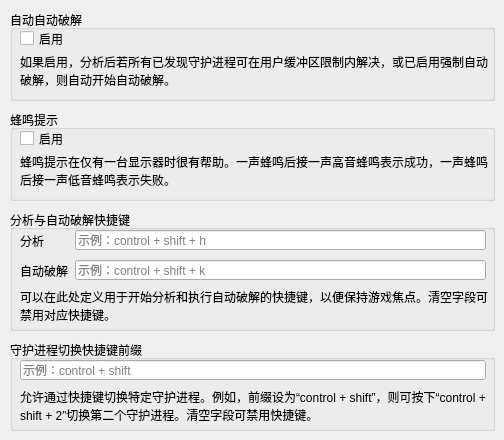
   <widget class="QWidget" name="interfaceTab">
    <attribute name="title">
     <string>界面</string>
    </attribute>
    <widget class="QGroupBox" name="groupBox">
     <property name="geometry">
      <rect>
       <x>10</x>
       <y>110</y>
       <width>485</width>
       <height>91</height>
      </rect>
     </property>
     <property name="title">
      <string>蜂鸣提示</string>
     </property>
     <widget class="QCheckBox" name="beepNotificationsCheckBox">
      <property name="geometry">
       <rect>
        <x>10</x>
        <y>20</y>
        <width>461</width>
        <height>17</height>
       </rect>
      </property>
      <property name="text">
       <string>启用</string>
      </property>
     </widget>
     <widget class="QLabel" name="label_11">
      <property name="geometry">
       <rect>
        <x>10</x>
        <y>30</y>
        <width>471</width>
        <height>61</height>
       </rect>
      </property>
      <property name="text">
       <string>蜂鸣提示在仅有一台显示器时很有帮助。一声蜂鸣后接一声高音蜂鸣表示成功，一声蜂鸣后接一声低音蜂鸣表示失败。</string>
      </property>
      <property name="textFormat">
       <enum>Qt::AutoText</enum>
      </property>
      <property name="wordWrap">
       <bool>true</bool>
      </property>
     </widget>
    </widget>
    <widget class="QGroupBox" name="groupBox_3">
     <property name="geometry">
      <rect>
       <x>10</x>
       <y>210</y>
       <width>485</width>
       <height>121</height>
      </rect>
     </property>
     <property name="title">
      <string>分析与自动破解快捷键</string>
     </property>
     <widget class="QLabel" name="label_2">
      <property name="geometry">
       <rect>
        <x>10</x>
        <y>70</y>
        <width>471</width>
        <height>51</height>
       </rect>
      </property>
      <property name="text">
       <string>可以在此处定义用于开始分析和执行自动破解的快捷键，以便保持游戏焦点。清空字段可禁用对应快捷键。</string>
      </property>
      <property name="wordWrap">
       <bool>true</bool>
      </property>
     </widget>
     <widget class="QLineEdit" name="analysisHotkeyLineEdit">
      <property name="geometry">
       <rect>
        <x>65</x>
        <y>20</y>
        <width>411</width>
        <height>20</height>
       </rect>
      </property>
      <property name="placeholderText">
       <string>示例：control + shift + h</string>
      </property>
     </widget>
     <widget class="QLineEdit" name="autohackHotkeyLineEdit">
      <property name="geometry">
       <rect>
        <x>65</x>
        <y>50</y>
        <width>411</width>
        <height>20</height>
       </rect>
      </property>
      <property name="placeholderText">
       <string>示例：control + shift + k</string>
      </property>
     </widget>
     <widget class="QLabel" name="label_28">
      <property name="geometry">
       <rect>
        <x>10</x>
        <y>20</y>
        <width>51</width>
        <height>21</height>
       </rect>
      </property>
      <property name="text">
       <string>分析</string>
      </property>
     </widget>
     <widget class="QLabel" name="label_29">
      <property name="geometry">
       <rect>
        <x>10</x>
        <y>50</y>
        <width>51</width>
        <height>21</height>
       </rect>
      </property>
      <property name="text">
       <string>自动破解</string>
      </property>
     </widget>
    </widget>
    <widget class="QGroupBox" name="groupBox_2">
     <property name="geometry">
      <rect>
       <x>10</x>
       <y>10</y>
       <width>485</width>
       <height>91</height>
      </rect>
     </property>
     <property name="title">
      <string>自动自动破解</string>
     </property>
     <widget class="QCheckBox" name="automaticAutohackingCheckBox">
      <property name="geometry">
       <rect>
        <x>10</x>
        <y>20</y>
        <width>70</width>
        <height>17</height>
       </rect>
      </property>
      <property name="text">
       <string>启用</string>
      </property>
     </widget>
     <widget class="QLabel" name="label">
      <property name="geometry">
       <rect>
        <x>10</x>
        <y>30</y>
        <width>471</width>
        <height>61</height>
       </rect>
      </property>
      <property name="text">
       <string>如果启用，分析后若所有已发现守护进程可在用户缓冲区限制内解决，或已启用强制自动破解，则自动开始自动破解。</string>
      </property>
      <property name="wordWrap">
       <bool>true</bool>
      </property>
     </widget>
    </widget>
    <widget class="QGroupBox" name="groupBox_15">
     <property name="geometry">
      <rect>
       <x>10</x>
       <y>340</y>
       <width>485</width>
       <height>91</height>
      </rect>
     </property>
     <property name="title">
      <string>守护进程切换快捷键前缀</string>
     </property>
     <widget class="QLabel" name="label_27">
      <property name="geometry">
       <rect>
        <x>10</x>
        <y>40</y>
        <width>471</width>
        <height>51</height>
       </rect>
      </property>
      <property name="text">
       <string>允许通过快捷键切换特定守护进程。例如，前缀设为“control + shift”，则可按下“control + shift + 2”切换第二个守护进程。清空字段可禁用快捷键。</string>
      </property>
      <property name="textFormat">
       <enum>Qt::MarkdownText</enum>
      </property>
      <property name="wordWrap">
       <bool>true</bool>
      </property>
     </widget>
     <widget class="QLineEdit" name="daemonToggleHotkeyLineEdit">
      <property name="geometry">
       <rect>
        <x>10</x>
        <y>20</y>
        <width>466</width>
        <height>20</height>
       </rect>
      </property>
      <property name="placeholderText">
       <string>示例：control + shift</string>
      </property>
     </widget>
    </widget>
   </widget>
